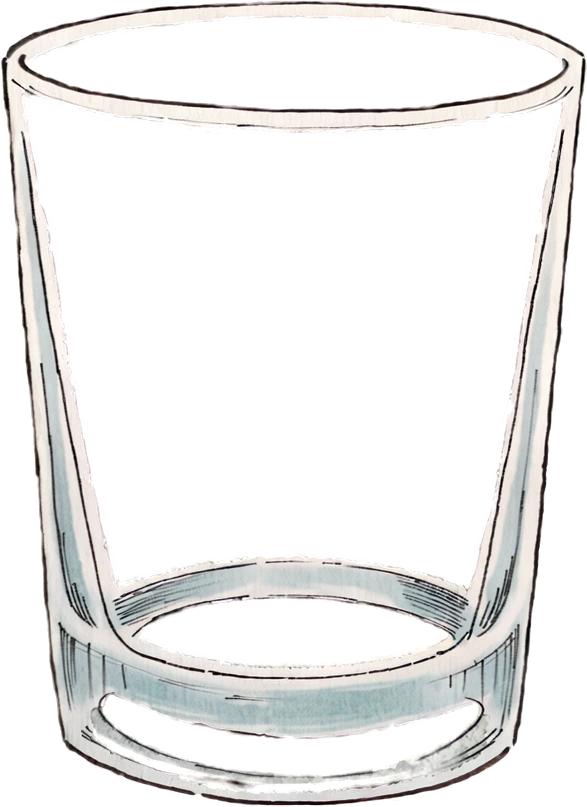
#> input picture art/picked/bar_glass_rock.webp, 587 x 807 px; its folder holds 4 pictures in this run
$ python bar_props_build.py
#> lines starting #> are read from the running program, lines starting #| are printed output that depends on the picture; after the words box and inside, x2 and y2 are one past the last pixel; in counts of white or black regions, pixels touching at a corner belong together
#!/usr/bin/env python3
"""바 제조대 일러스트 소품 굽기 (2026-11-04): 고른 원본 art/picked/bar_glass_<잔 id>.webp · bar_printer_front.webp · bar_bell_front.webp (투명 배경)
→ public/art/bar_glass_<잔 id>.webp · bar_printer.webp · bar_bell.webp · bar_ice_0~3.webp (얼음 4종) · 고른 잔 위 가니쉬 bar_ong_* · 카운터 소품 bar_prop_* + src/ui/glassart.gen.ts (잔마다 그림 자리 · 액체가 차는 안쪽 영역).

  python3 scripts/bar_props_build.py

잔 그림은 SVG 잔(src/ui/drinkart.ts SHAPES)과 같은 48 × 72 상자에 같은 높이로 세운다 (바닥 y = 70, 잔마다 높이 = SVG 잔의 높이) → 잔 크기 차이가 그대로 남고,
층 · 얼음 · 가니쉬 그리는 코드를 그대로 쓴다. 액체는 잔 그림 '뒤'에 그린다 — 그래서 잔 안쪽의 반투명 유리만 투명하게 낮춰(INNER_ALPHA) 음료가 비쳐 보이게 굽는다.
안쪽 영역 = 액면 최고점(top) ~ 안쪽 바닥(floor) 사이 줄마다 그림 실루엣(알파)의 좌우 끝에서 벽 두께(inset)만큼 들인 곳. top · floor · inset 은 그림을 보고 정한 값 (GEOM).
잔 그림은 조금 위에서 본 모습이라 수평 단면이 타원으로 보인다 — K = 타원 세로 / 가로 비 [테두리, 바닥] (그림의 테두리 · 바닥 타원을 재서 정함, 2026-11-04).
drinkart 가 층 경계를 그 높이의 타원 앞쪽 호(가운데가 아래로 처짐)로, 액면을 타원 뒤쪽 호 + 윗면으로 그린다 (rows = 줄마다 [y, 왼쪽 x, 오른쪽 x]).
"""
import json, os
import numpy as np
from PIL import Image, ImageDraw

ROOT = os.path.dirname(os.path.dirname(os.path.abspath(__file__)))
os.chdir(ROOT)
# 잔 id: (액면 최고점 top, 안쪽 바닥 floor, 벽 두께 inset — 그림 높이 · 폭에 대한 비율, 테두리 줄 rim, 48×72 상자 안 그림 높이 · 바닥 y = 70[, curve, p])
#   curve · p = 아래로 갈수록 벽 두께를 더하는 양 (폭 비율, 바닥에서 curve, 위에서부터 t^p 로) — 와인 잔은 볼 바닥이 급하게 오목해져 U 자로 (2026-11-05 사용자)
#   topx · tp = 위로 갈수록 더하는 벽 두께 (맨 위에서 topx, (1 − t)^tp) — 와인 잔 수면이 그림의 안쪽 벽보다 넓었다 (같은 날 사용자: 좁혀 달라)
GEOM = {
    'rock': (0.12, 0.76, 0.06, 0.07, 30),
    'highball': (0.07, 0.91, 0.06, 0.04, 50),
    'pint': (0.09, 0.87, 0.05, 0.05, 58),
    'coupe': (0.09, 0.48, 0.035, 0.07, 34),
    'wine': (0.06, 0.50, 0.045, 0.03, 52, 0.06, 3),
    'goblet': (0.07, 0.52, 0.045, 0.04, 58),
}
K = {'rock': (0.13, 0.22), 'highball': (0.11, 0.18), 'pint': (0.15, 0.22), 'coupe': (0.11, 0.16), 'wine': (0.16, 0.2), 'goblet': (0.14, 0.18)}
GLASS_PX = 760      # 게임용 잔 그림 높이 (큰 잔 340px × 고해상도 화면)
INNER_ALPHA = 0.38  # 안쪽 반투명 유리 알파 배율 (선 · 강한 반사 = 알파 230 이상은 그대로)
ROWS = 28           # 안쪽 영역 다각형의 줄 수


def silhouette(a, y):
    xs = np.nonzero(a[y] > 40)[0]
    return (int(xs[0]), int(xs[-1])) if len(xs) else None


out = {}
os.makedirs('public/art', exist_ok=True)
for gid, g in GEOM.items():
    top, floor, inset, rimf, span = g[:5]; curve, cp = (g[5], g[6]) if len(g) > 5 else (0, 1); topx, tp = (g[7], g[8]) if len(g) > 7 else (0, 1)
    im = Image.open(f'art/picked/bar_glass_{gid}.webp').convert('RGBA')
#> im is the input picture: PIL image 587x807 RGBA; mean R, G, B, A 81.5, 81, 80, 75.1
    W, H = im.size
#> W = 587; H = 807
    a = np.asarray(im)[..., 3]
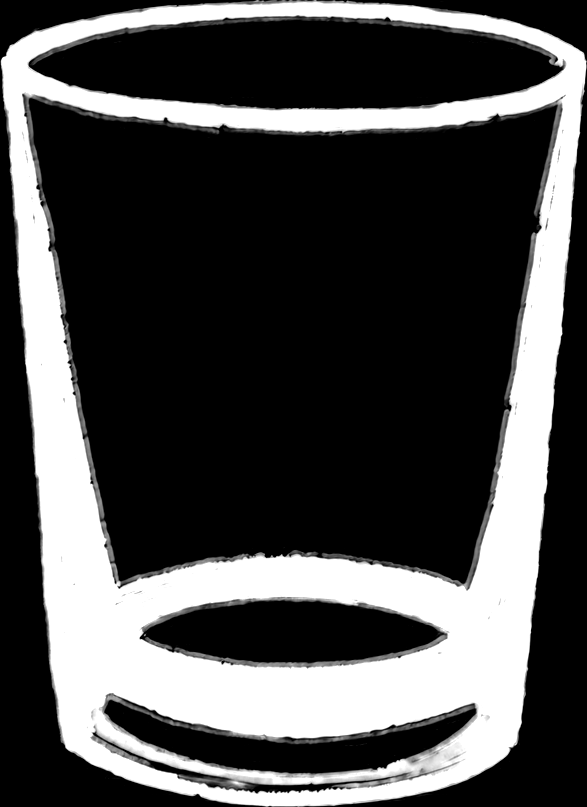
#> a: shape (807, 587); min 0, max 255, mean 75.1
    ins = inset * W
#> ins = 35.22
    left, right = [], []
    for k in range(ROWS + 1):
        y = int(round((top + (floor - top) * k / ROWS) * (H - 1)))
        s = silhouette(a, y)
        if not s:
            continue
        e = curve * W * (k / ROWS) ** cp + topx * W * (1 - k / ROWS) ** tp
        l, r = s[0] + ins + e, s[1] - ins - e
        if r - l < 2:
            c = (s[0] + s[1]) / 2
            l, r = c - 1, c + 1
        left.append((l, y)); right.append((r, y))
#> this loop made 29 passes
#> s on passes 1 to 12: (3, 582), (5, 581), (8, 579), (9, 576), (10, 574), (12, 573), (13, 571), (15, 570), (16, 568), (17, 567), (18, 565), (20, 563)
#> after the loop, left = 29 pairs, first value 38.22 to 81.22, second value 97 to 613; right = 29 pairs, first value 496.8 to 546.8, second value 97 to 613
    poly = left + right[::-1]
#> poly = 58 pairs, first value 38.22 to 546.8, second value 97 to 613
    # 안쪽 반투명 유리를 더 투명하게 (액체가 비치게)
    mask = Image.new('L', (W, H), 0)
#> mask: PIL image 587x807 L; every value is 0
    ImageDraw.Draw(mask).polygon(poly, fill=255)
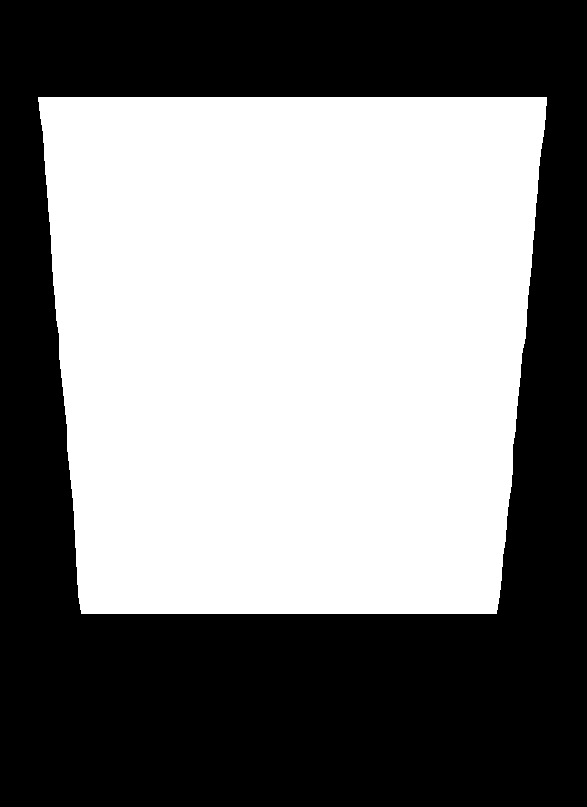
#> mask: PIL image 587x807 L; 50.5% white; 1 black region, box (x1, y1, x2, y2) and area: (0, 0, 587, 807) 234466
    m = np.asarray(mask) > 0
    arr = np.asarray(im).copy()
    al = arr[..., 3].astype(np.float32)
    soft = m & (al < 230)
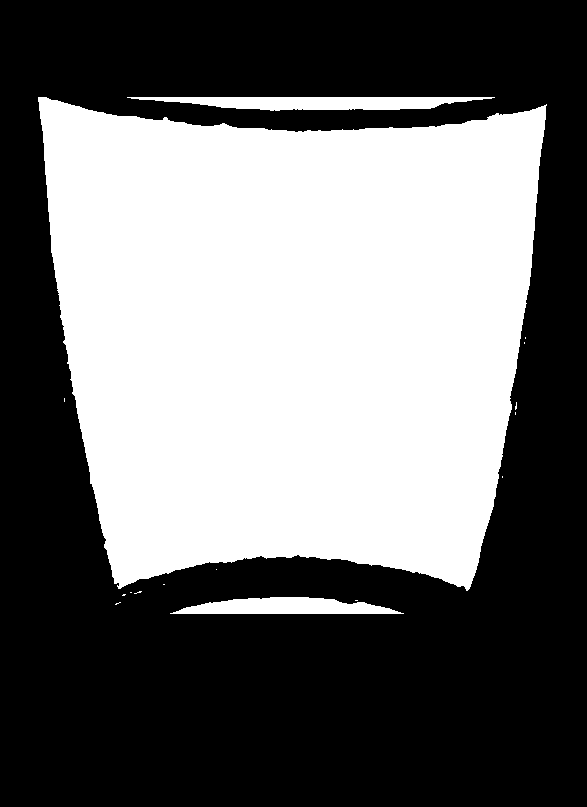
#> soft: shape (807, 587) bool; 43.6% white; 16 white regions (13 under 20 px), largest, box (x1, y1, x2, y2) and area: (38, 97, 547, 591) 200321, (127, 97, 495, 111) 3458, (170, 597, 404, 614) 2792
    al[soft] *= INNER_ALPHA
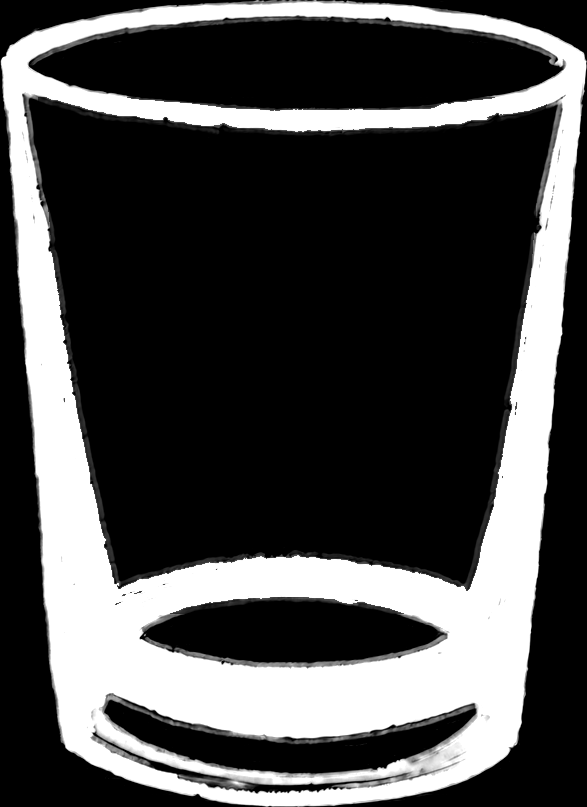
#> al: shape (807, 587) float32; min 0, max 255, mean 73.6
    arr[..., 3] = al.astype(np.uint8)
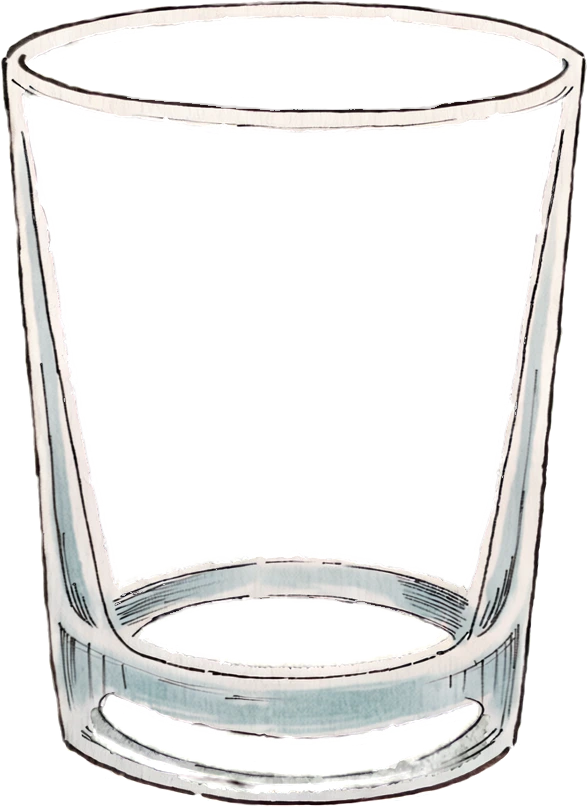
#> arr: shape (807, 587, 4); 2.47% of pixels changed, all inside (x1, y1, x2, y2) = (38, 97, 547, 614); transparent parts drawn white
    baked = Image.fromarray(arr, 'RGBA')
    s = GLASS_PX / H
#> s = 0.942
    baked.resize((max(1, round(W * s)), GLASS_PX), Image.LANCZOS).save(f'public/art/bar_glass_{gid}.webp', 'WEBP', quality=86, method=6)
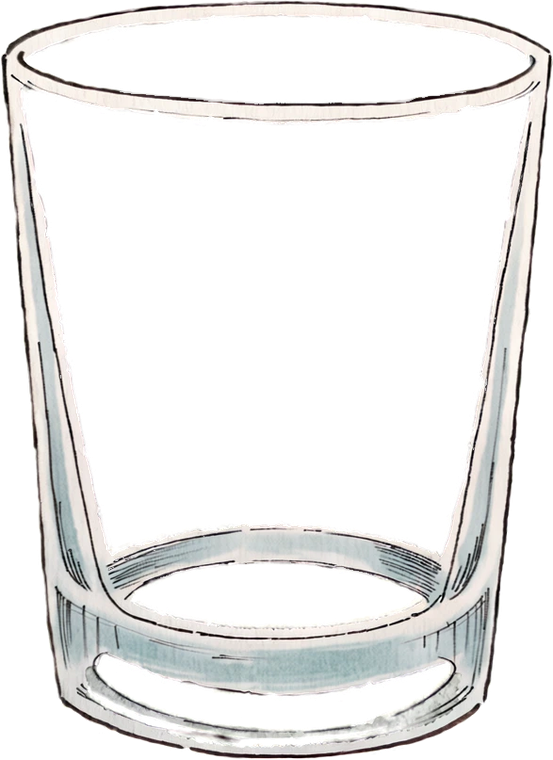
#> saved as bar_glass_rock.webp: PIL image 553x760 RGBA; mean R, G, B, A 69.3, 68.8, 67.9, 73.5; transparent parts drawn white
    # 48 × 72 상자 안 자리: 높이 span, 바닥 y = 70, 가운데
    ih = span; iw = span * W / H; ix = 24 - iw / 2; iy = 70 - ih
#> after `iw = span * W / H`: iw = 21.82
#> after `ix = 24 - iw / 2`: ix = 13.09
    P = lambda x, y: (round(ix + x / W * iw, 2), round(iy + y / H * ih, 2))
    pts = [P(x, y) for x, y in poly]
#> pts = 58 pairs, first value 14.51 to 33.42, second value 43.61 to 62.79
    rs = silhouette(a, int(rimf * (H - 1))) or (0, W - 1)
#> rs = (4, 584)
    r0, r1 = P(rs[0], 0)[0], P(rs[1], 0)[0]
#> r0 = 13.24; r1 = 34.8
    out[gid] = {
        'img': [round(ix, 2), round(iy, 2), round(iw, 2), round(ih, 2)],
        'liq': 'M' + ' L'.join(f'{x} {y}' for x, y in pts) + ' Z',
        'top': P(0, top * (H - 1))[1], 'bot': P(0, floor * (H - 1))[1],
        'rim': [r0, r1, P(0, rimf * (H - 1))[1]],
        'rows': [[P(l[0], l[1])[1], P(l[0], l[1])[0], P(r[0], r[1])[0]] for l, r in zip(left, right)],
        'k': list(K[gid]),
    }
    print(f'{gid}: {W}×{H} → 48×72 상자 {out[gid]["img"]} · 액면 {out[gid]["top"]} ~ 바닥 {out[gid]["bot"]}')
#| rock: 587×807 → 48×72 상자 [13.09, 40, 21.82, 30] · 액면 43.6 ~ 바닥 62.77
#> pass 2 of the loop `for gid, g in GEOM.items():`:
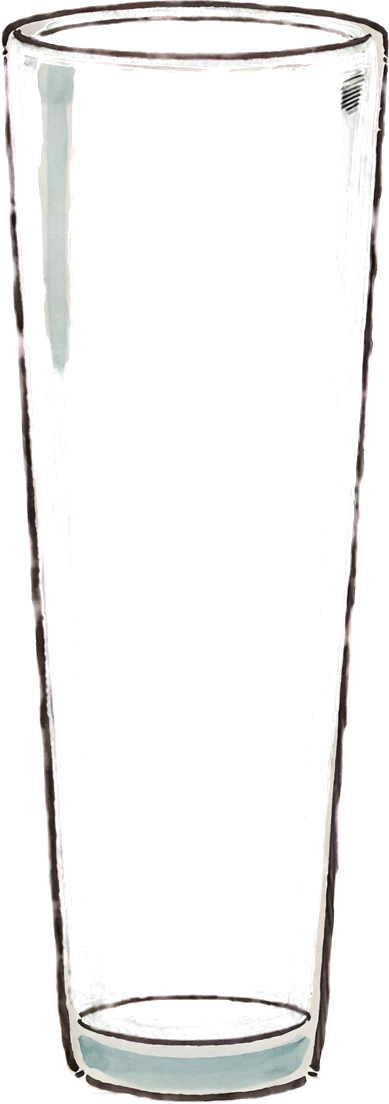
#> input picture art/picked/bar_glass_highball.webp, 389 x 1104 px
#> im is the input picture: PIL image 389x1104 RGBA; mean R, G, B, A 71.2, 70.5, 69.9, 42.4
#> a: shape (1104, 389)
#> the loop `for k in range(ROWS + 1):` made 29 passes
#> s on passes 1 to 8: (4, 387), (5, 385), (5, 382), (8, 382), (10, 379), (11, 377), (13, 375), (14, 372)
#> after the loop `for k in range(ROWS + 1):`: left = 29 pairs, first value 27.34 to 80.34, second value 77 to 1004; right = 29 pairs, first value 304.7 to 363.7, second value 77 to 1004
#> poly = 58 pairs, first value 27.34 to 363.7, second value 77 to 1004
#> `ImageDraw.Draw(mask).polygon(poly, fill=255)`:
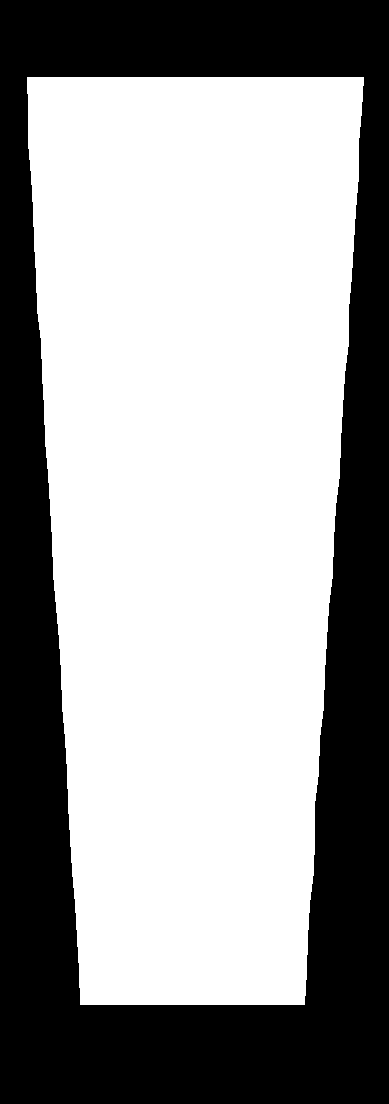
#> mask: PIL image 389x1104 L; 60.9% white; 1 black region, box (x1, y1, x2, y2) and area: (0, 0, 389, 1104) 167868
#> soft: shape (1104, 389) bool; 58.8% white; 5 black regions (2 under 20 px), largest, box (x1, y1, x2, y2) and area: (0, 0, 389, 1104) 176661, (171, 996, 217, 999) 105, (229, 998, 253, 1002) 67
#> arr: shape (1104, 389, 4)
#> `baked.resize((max(1, round(W * s)), GLASS_PX), Image.LANCZOS).save(f'p..`:
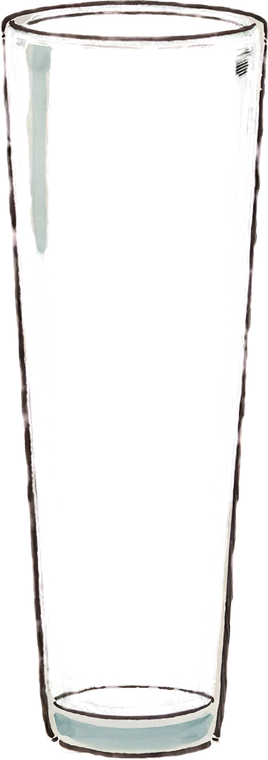
#> saved as bar_glass_highball.webp: PIL image 268x760 RGBA; mean R, G, B, A 57.2, 56.3, 55.7, 39.4; transparent parts drawn white
#> pts = 58 pairs, first value 16.43 to 31.66, second value 23.49 to 65.47
#> rs = (1, 388)
#> r0 = 15.24; r1 = 32.76
#| highball: 389×1104 → 48×72 상자 [15.19, 20, 17.62, 50] · 액면 23.5 ~ 바닥 65.46
#> (the run stopped early here; a loop or call above may not have finished)
